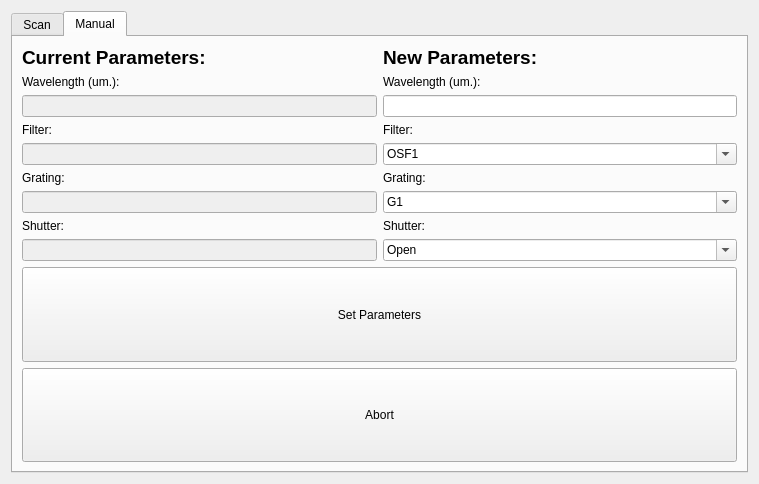
<?xml version="1.0" encoding="UTF-8"?>
<ui version="4.0">
 <class>Dialog</class>
 <widget class="QDialog" name="Dialog">
  <property name="geometry">
   <rect>
    <x>0</x>
    <y>0</y>
    <width>641</width>
    <height>484</height>
   </rect>
  </property>
  <property name="windowTitle">
   <string>Dialog</string>
  </property>
  <layout class="QGridLayout" name="gridLayout_12">
   <item row="0" column="0">
    <widget class="QTabWidget" name="tabWidget">
     <property name="currentIndex">
      <number>1</number>
     </property>
     <property name="movable">
      <bool>true</bool>
     </property>
     <widget class="QWidget" name="tab">
      <attribute name="title">
       <string>Scan</string>
      </attribute>
      <layout class="QGridLayout" name="gridLayout_6">
       <item row="3" column="0">
        <layout class="QGridLayout" name="gridLayout_5">
         <item row="0" column="0">
          <widget class="QPushButton" name="start_scan_series_button">
           <property name="sizePolicy">
            <sizepolicy hsizetype="Minimum" vsizetype="MinimumExpanding">
             <horstretch>0</horstretch>
             <verstretch>0</verstretch>
            </sizepolicy>
           </property>
           <property name="font">
            <font>
             <pointsize>10</pointsize>
             <weight>75</weight>
             <bold>true</bold>
            </font>
           </property>
           <property name="text">
            <string>Start Scan Series</string>
           </property>
          </widget>
         </item>
         <item row="0" column="1">
          <widget class="QPushButton" name="abort_scan_series_button">
           <property name="sizePolicy">
            <sizepolicy hsizetype="Minimum" vsizetype="MinimumExpanding">
             <horstretch>0</horstretch>
             <verstretch>0</verstretch>
            </sizepolicy>
           </property>
           <property name="font">
            <font>
             <pointsize>10</pointsize>
             <weight>75</weight>
             <bold>true</bold>
            </font>
           </property>
           <property name="text">
            <string>Abort Scan Series</string>
           </property>
          </widget>
         </item>
        </layout>
       </item>
       <item row="0" column="0">
        <layout class="QGridLayout" name="gridLayout">
         <item row="3" column="0">
          <widget class="QComboBox" name="grating_select_cbox">
           <property name="currentIndex">
            <number>0</number>
           </property>
           <item>
            <property name="text">
             <string>Grating 1 (G1)</string>
            </property>
           </item>
           <item>
            <property name="text">
             <string>Grating 2 (G2)</string>
            </property>
           </item>
           <item>
            <property name="text">
             <string>Grating 3 (G3)</string>
            </property>
           </item>
          </widget>
         </item>
         <item row="2" column="0">
          <widget class="QLabel" name="grating_select_label">
           <property name="text">
            <string>Sequence Grating Selection:</string>
           </property>
          </widget>
         </item>
         <item row="2" column="1">
          <widget class="QLabel" name="osf_select_label">
           <property name="text">
            <string>Sequence Order Sort Filter Selection:</string>
           </property>
          </widget>
         </item>
         <item row="3" column="1">
          <widget class="QComboBox" name="osf_select_cbox">
           <item>
            <property name="text">
             <string>OSF1</string>
            </property>
           </item>
           <item>
            <property name="text">
             <string>OSF2</string>
            </property>
           </item>
           <item>
            <property name="text">
             <string>OSF3</string>
            </property>
           </item>
           <item>
            <property name="text">
             <string>OSF4</string>
            </property>
           </item>
          </widget>
         </item>
        </layout>
       </item>
       <item row="1" column="0">
        <layout class="QGridLayout" name="gridLayout_2">
         <item row="1" column="1">
          <widget class="QLineEdit" name="sequence_wave_end_ledit">
           <property name="sizePolicy">
            <sizepolicy hsizetype="Expanding" vsizetype="Maximum">
             <horstretch>0</horstretch>
             <verstretch>0</verstretch>
            </sizepolicy>
           </property>
           <property name="text">
            <string>5.0</string>
           </property>
           <property name="placeholderText">
            <string/>
           </property>
          </widget>
         </item>
         <item row="0" column="1">
          <widget class="QLabel" name="sequence_end_wave_label">
           <property name="sizePolicy">
            <sizepolicy hsizetype="Maximum" vsizetype="Maximum">
             <horstretch>0</horstretch>
             <verstretch>0</verstretch>
            </sizepolicy>
           </property>
           <property name="text">
            <string>Sequence End Wavelength (um.):</string>
           </property>
          </widget>
         </item>
         <item row="1" column="2">
          <widget class="QLineEdit" name="sequence_wave_step_ledit">
           <property name="sizePolicy">
            <sizepolicy hsizetype="Expanding" vsizetype="Maximum">
             <horstretch>0</horstretch>
             <verstretch>0</verstretch>
            </sizepolicy>
           </property>
           <property name="text">
            <string>1.0</string>
           </property>
           <property name="placeholderText">
            <string>1.0</string>
           </property>
          </widget>
         </item>
         <item row="0" column="2">
          <widget class="QLabel" name="sequence_wave_step_label">
           <property name="sizePolicy">
            <sizepolicy hsizetype="Maximum" vsizetype="Maximum">
             <horstretch>0</horstretch>
             <verstretch>0</verstretch>
            </sizepolicy>
           </property>
           <property name="text">
            <string>Sequence Wavelength Step (nm.):</string>
           </property>
          </widget>
         </item>
         <item row="1" column="0">
          <widget class="QLineEdit" name="sequence_wave_start_ledit">
           <property name="sizePolicy">
            <sizepolicy hsizetype="Expanding" vsizetype="Maximum">
             <horstretch>0</horstretch>
             <verstretch>0</verstretch>
            </sizepolicy>
           </property>
           <property name="text">
            <string>0.75</string>
           </property>
           <property name="placeholderText">
            <string/>
           </property>
          </widget>
         </item>
         <item row="0" column="0">
          <widget class="QLabel" name="sequence_start_wave_label">
           <property name="sizePolicy">
            <sizepolicy hsizetype="Maximum" vsizetype="Maximum">
             <horstretch>0</horstretch>
             <verstretch>0</verstretch>
            </sizepolicy>
           </property>
           <property name="text">
            <string>Sequence Start Wavelength (um.):</string>
           </property>
          </widget>
         </item>
         <item row="1" column="3">
          <widget class="QLineEdit" name="sequence_measure_int_ledit">
           <property name="text">
            <string>5.0</string>
           </property>
           <property name="placeholderText">
            <string/>
           </property>
          </widget>
         </item>
         <item row="0" column="3">
          <widget class="QLabel" name="sequence_measure_int_label">
           <property name="text">
            <string>Sequence Measure Interval:</string>
           </property>
          </widget>
         </item>
        </layout>
       </item>
       <item row="2" column="0">
        <layout class="QGridLayout" name="gridLayout_4">
         <item row="1" column="0">
          <widget class="QLineEdit" name="sequence_name_ledit">
           <property name="text">
            <string>Seq1</string>
           </property>
           <property name="placeholderText">
            <string/>
           </property>
          </widget>
         </item>
         <item row="2" column="0">
          <widget class="QPushButton" name="add_new_sequence_button">
           <property name="sizePolicy">
            <sizepolicy hsizetype="Minimum" vsizetype="Maximum">
             <horstretch>0</horstretch>
             <verstretch>0</verstretch>
            </sizepolicy>
           </property>
           <property name="text">
            <string>Add New Sequence To Scan Series</string>
           </property>
          </widget>
         </item>
         <item row="0" column="0">
          <widget class="QLabel" name="sequence_name_label">
           <property name="sizePolicy">
            <sizepolicy hsizetype="Preferred" vsizetype="Maximum">
             <horstretch>0</horstretch>
             <verstretch>0</verstretch>
            </sizepolicy>
           </property>
           <property name="text">
            <string>Sequence Name:</string>
           </property>
          </widget>
         </item>
         <item row="4" column="0">
          <widget class="QPushButton" name="remove_sequence_button">
           <property name="text">
            <string>Remove Sequence from Scan Series</string>
           </property>
          </widget>
         </item>
         <item row="3" column="0">
          <widget class="QPushButton" name="edit_sequence_button">
           <property name="text">
            <string>Edit Sequence</string>
           </property>
          </widget>
         </item>
         <item row="0" column="1" rowspan="5">
          <widget class="QListWidget" name="series">
           <property name="editTriggers">
            <set>QAbstractItemView::AllEditTriggers</set>
           </property>
          </widget>
         </item>
        </layout>
       </item>
      </layout>
     </widget>
     <widget class="QWidget" name="tab_2">
      <attribute name="title">
       <string>Manual</string>
      </attribute>
      <layout class="QGridLayout" name="gridLayout_15">
       <item row="1" column="0" colspan="2">
        <layout class="QGridLayout" name="gridLayout_14">
         <item row="0" column="0">
          <widget class="QPushButton" name="set_parameters_button">
           <property name="sizePolicy">
            <sizepolicy hsizetype="Minimum" vsizetype="Minimum">
             <horstretch>0</horstretch>
             <verstretch>0</verstretch>
            </sizepolicy>
           </property>
           <property name="text">
            <string>Set Parameters</string>
           </property>
          </widget>
         </item>
         <item row="1" column="0">
          <widget class="QPushButton" name="abort_manual_button">
           <property name="sizePolicy">
            <sizepolicy hsizetype="Minimum" vsizetype="Minimum">
             <horstretch>0</horstretch>
             <verstretch>0</verstretch>
            </sizepolicy>
           </property>
           <property name="text">
            <string>Abort</string>
           </property>
          </widget>
         </item>
        </layout>
       </item>
       <item row="0" column="0">
        <layout class="QGridLayout" name="gridLayout_7">
         <item row="2" column="0">
          <widget class="QLineEdit" name="wavelength_current_ledit">
           <property name="enabled">
            <bool>false</bool>
           </property>
           <property name="text">
            <string/>
           </property>
          </widget>
         </item>
         <item row="4" column="0">
          <widget class="QLineEdit" name="osf_current_ledit">
           <property name="enabled">
            <bool>false</bool>
           </property>
          </widget>
         </item>
         <item row="1" column="0">
          <widget class="QLabel" name="label_38">
           <property name="text">
            <string>Wavelength (um.):</string>
           </property>
          </widget>
         </item>
         <item row="7" column="0">
          <widget class="QLabel" name="label_41">
           <property name="text">
            <string>Shutter:</string>
           </property>
          </widget>
         </item>
         <item row="6" column="0">
          <widget class="QLineEdit" name="grating_current_ledit">
           <property name="enabled">
            <bool>false</bool>
           </property>
          </widget>
         </item>
         <item row="0" column="0">
          <widget class="QLabel" name="label_37">
           <property name="font">
            <font>
             <pointsize>14</pointsize>
             <weight>75</weight>
             <bold>true</bold>
            </font>
           </property>
           <property name="text">
            <string>Current Parameters:</string>
           </property>
          </widget>
         </item>
         <item row="5" column="0">
          <widget class="QLabel" name="label_40">
           <property name="text">
            <string>Grating:</string>
           </property>
          </widget>
         </item>
         <item row="8" column="0">
          <widget class="QLineEdit" name="shutter_current_ledit">
           <property name="enabled">
            <bool>false</bool>
           </property>
          </widget>
         </item>
         <item row="3" column="0">
          <widget class="QLabel" name="label_39">
           <property name="text">
            <string>Filter:</string>
           </property>
          </widget>
         </item>
        </layout>
       </item>
       <item row="0" column="1">
        <layout class="QGridLayout" name="gridLayout_8">
         <item row="3" column="0">
          <widget class="QLabel" name="label_44">
           <property name="text">
            <string>Filter:</string>
           </property>
          </widget>
         </item>
         <item row="0" column="0">
          <widget class="QLabel" name="label_42">
           <property name="font">
            <font>
             <pointsize>14</pointsize>
             <weight>75</weight>
             <bold>true</bold>
            </font>
           </property>
           <property name="text">
            <string>New Parameters:</string>
           </property>
          </widget>
         </item>
         <item row="7" column="0">
          <widget class="QLabel" name="label_46">
           <property name="text">
            <string>Shutter:</string>
           </property>
          </widget>
         </item>
         <item row="2" column="0">
          <widget class="QLineEdit" name="wavelength_new_ledit"/>
         </item>
         <item row="4" column="0">
          <widget class="QComboBox" name="osf_new_cbox">
           <property name="editable">
            <bool>true</bool>
           </property>
           <item>
            <property name="text">
             <string>OSF1</string>
            </property>
           </item>
           <item>
            <property name="text">
             <string>OSF2</string>
            </property>
           </item>
           <item>
            <property name="text">
             <string>OSF3</string>
            </property>
           </item>
           <item>
            <property name="text">
             <string>OSF4</string>
            </property>
           </item>
          </widget>
         </item>
         <item row="6" column="0">
          <widget class="QComboBox" name="grating_new_cbox">
           <property name="editable">
            <bool>true</bool>
           </property>
           <item>
            <property name="text">
             <string>G1</string>
            </property>
           </item>
           <item>
            <property name="text">
             <string>G2</string>
            </property>
           </item>
           <item>
            <property name="text">
             <string>G3</string>
            </property>
           </item>
          </widget>
         </item>
         <item row="8" column="0">
          <widget class="QComboBox" name="shutter_new_cbox">
           <property name="editable">
            <bool>true</bool>
           </property>
           <item>
            <property name="text">
             <string>Open</string>
            </property>
           </item>
           <item>
            <property name="text">
             <string>Close</string>
            </property>
           </item>
          </widget>
         </item>
         <item row="1" column="0">
          <widget class="QLabel" name="label_43">
           <property name="text">
            <string>Wavelength (um.):</string>
           </property>
          </widget>
         </item>
         <item row="5" column="0">
          <widget class="QLabel" name="label_45">
           <property name="text">
            <string>Grating:</string>
           </property>
          </widget>
         </item>
        </layout>
       </item>
      </layout>
     </widget>
    </widget>
   </item>
  </layout>
 </widget>
 <resources/>
 <connections/>
</ui>
